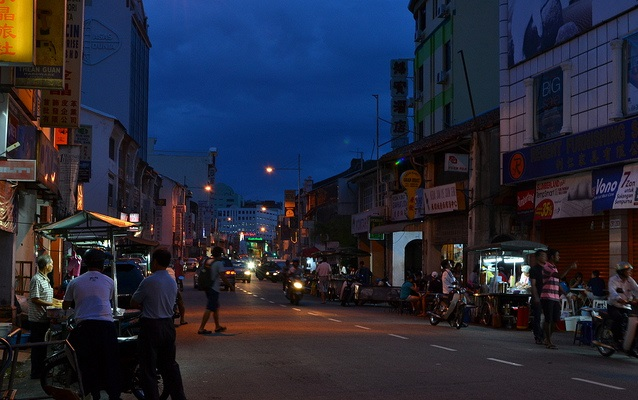
#> input picture data1.jpg, 638 x 400 px
$ jupyter execute workspace.ipynb   (older library calls are emulated)
#> lines starting #> are read from the running program, lines starting #| are printed output that depends on the picture
#> further down, img_src is the input picture: shape (400, 638, 3); mean B, G, R 57, 40.6, 37.9
# Image Enhancement using Retinex Algorithms

## Import Library

[cell 1]
import numpy as np
import cv2
import matplotlib.pyplot as plt

## Single-Scale Retinex

[cell 2]
def get_ksize(sigma):
    # opencv calculates ksize from sigma as
    # sigma = 0.3*((ksize-1)*0.5 - 1) + 0.8
    # then ksize from sigma is
    # ksize = ((sigma - 0.8)/0.15) + 2.0

    return int(((sigma - 0.8)/0.15) + 2.0)

def get_gaussian_blur(img, ksize=0, sigma=5):
    # if ksize == 0, then compute ksize from sigma
#> called with ksize = 0, sigma = 15
    if ksize == 0:
        ksize = get_ksize(sigma)

    # Gaussian 2D-kernel can be seperable into 2-orthogonal vectors
    # then compute full kernel by taking outer product or simply mul(V, V.T)
    sep_k = cv2.getGaussianKernel(ksize, sigma)

    # if ksize >= 11, then convolution is computed by applying fourier transform
    return cv2.filter2D(img, -1, np.outer(sep_k, sep_k))

def ssr(img, sigma):
    # Single-scale retinex of an image
    # SSR(x, y) = log(I(x, y)) - log(I(x, y)*F(x, y))
    # F = surrounding function, here Gaussian

    return np.log10(img) - np.log10(get_gaussian_blur(img, ksize=0, sigma=sigma) + 1.0)
#> returned value: shape (400, 638, 3) float64; 2.19% of the values are NaN or infinite; the others: min -1.93, max 1.23, mean -0.104

## Multi Scale Retinex

[cell 3]
def msr(img, sigma_scales=[15, 80, 250]):
    # Multi-scale retinex of an image
    # MSR(x,y) = sum(weight[i]*SSR(x,y, scale[i])), i = {1..n} scales

    msr = np.zeros(img.shape)
    # for each sigma scale compute SSR
    for sigma in sigma_scales:
        msr += ssr(img, sigma)

    # divide MSR by weights of each scale
    # here we use equal weights
    msr = msr / len(sigma_scales)
#> msr: shape (400, 638, 3) float64; 2.19% of the values are NaN or infinite; the others: min -1.81, max 0.976, mean -0.133

    # computed MSR could be in range [-k, +l], k and l could be any real value
    # so normalize the MSR image values in range [0, 255]
    msr = cv2.normalize(msr, None, 0, 255, cv2.NORM_MINMAX, dtype=cv2.CV_8UC3)
#> msr: shape (400, 638, 3); every value is 0


    return msr

## Multi Scale Retinex with Color Restoration

[cell 4]
def color_balance(img, low_per, high_per):
    '''Contrast stretch img by histogram equilization with black and white cap'''

    tot_pix = img.shape[1] * img.shape[0]
    # no.of pixels to black-out and white-out
    low_count = tot_pix * low_per / 100
    high_count = tot_pix * (100 - high_per) / 100

    # channels of image
    ch_list = []
    if len(img.shape) == 2:
        ch_list = [img]
    else:
        ch_list = cv2.split(img)

    cs_img = []
    # for each channel, apply contrast-stretch
    for i in range(len(ch_list)):
        ch = ch_list[i]
        # cummulative histogram sum of channel
        cum_hist_sum = np.cumsum(cv2.calcHist([ch], [0], None, [256], (0, 256)))

        # find indices for blacking and whiting out pixels
        li, hi = np.searchsorted(cum_hist_sum, (low_count, high_count))
        if (li == hi):
            cs_img.append(ch)
            continue
        # lut with min-max normalization for [0-255] bins
        lut = np.array([0 if i < li
                        else (255 if i > hi else round((i - li) / (hi - li) * 255))
                        for i in np.arange(0, 256)], dtype = 'uint8')
        # constrast-stretch channel
        cs_ch = cv2.LUT(ch, lut)
        cs_img.append(cs_ch)

    if len(cs_img) == 1:
        return np.squeeze(cs_img)
    elif len(cs_img) > 1:
        return cv2.merge(cs_img)
    return None

def msrcr(img, sigma_scales=[15, 80, 250], alpha=125, beta=46, G=192, b=-30, low_per=1, high_per=1):
    # Multi-scale retinex with Color Restoration
    # MSRCR(x,y) = G * [MSR(x,y)*CRF(x,y) - b], G=gain and b=offset
    # CRF(x,y) = beta*[log(alpha*I(x,y) - log(I'(x,y))]
    # I'(x,y) = sum(Ic(x,y)), c={0...k-1}, k=no.of channels

#> called with alpha = 125, beta = 46, G = 192, b = -30, low_per = 1, high_per = 1
    img = img.astype(np.float64) + 1.0
    # Multi-scale retinex and don't normalize the output
    msr_img = msr(img, sigma_scales)
    # Color-restoration function
    crf = beta * (np.log10(alpha * img) - np.log10(np.sum(img, axis=2, keepdims=True)))
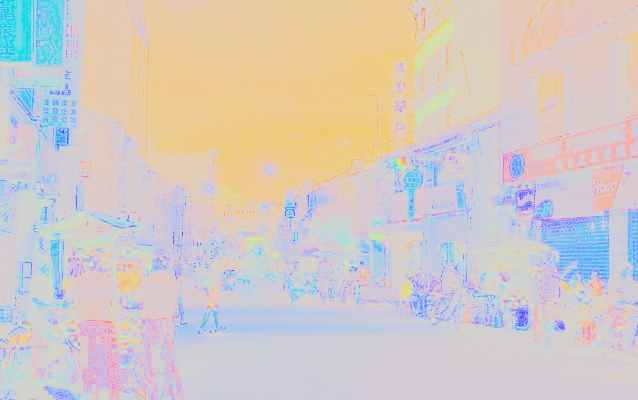
#> crf: shape (400, 638, 3) float64; mean of channels 0, 1, 2 69.1, 71.3, 75.1; drawn with min black and max white
    # MSRCR
    msrcr = G * (msr_img*crf - b)
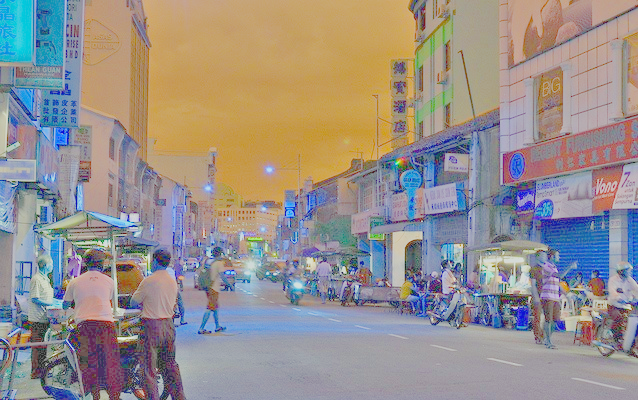
#> msrcr: shape (400, 638, 3) float64; mean of channels 0, 1, 2 2111596.5, 2174320.7, 2290708.9; drawn with min black and max white
    # normalize MSRCR
    msrcr = cv2.normalize(msrcr, None, 0, 255, cv2.NORM_MINMAX, dtype=cv2.CV_8UC3)
    # color balance the final MSRCR to flat the histogram distribution with tails on both sides
    msrcr = color_balance(msrcr, low_per, high_per)
#> the loop in color_balance, `for i in range(len(ch_list)):` made 3 passes
#> (li, hi) on passes 1 to 3: (34, 220), (32, 204), (15, 207)
#> pass 1, in color_balance, `ch = ch_list[i]`:
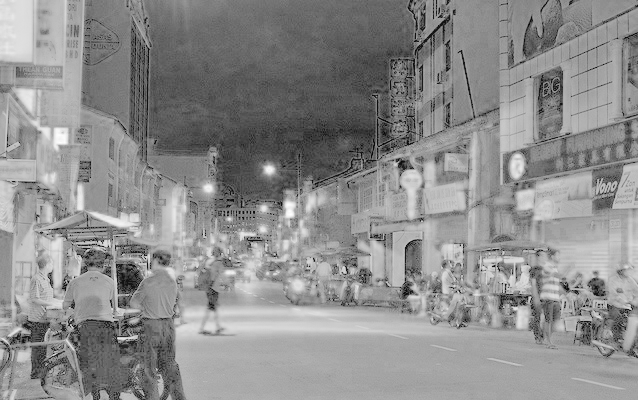
#> ch: shape (400, 638); min 7, max 255, mean 141
#> after the loop in color_balance, `for i in range(len(ch_list)):`:
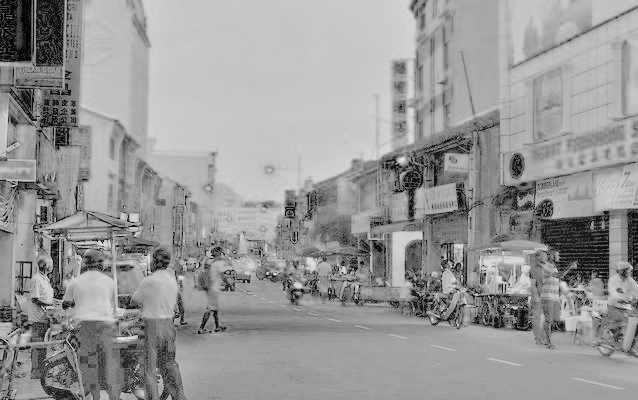
#> ch: shape (400, 638); min 0, max 233, mean 152.1
#> after the loop in color_balance, `for i in range(len(ch_list)):`: cs_img = 3 items

    return msrcr

## Multi Scale Retinex with Color Preservation

[cell 5]
def msrcp(img, sigma_scales=[15, 80, 250], low_per=1, high_per=1):
    # Multi-scale retinex with Color Preservation
    # Int(x,y) = sum(Ic(x,y))/3, c={0...k-1}, k=no.of channels
    # MSR_Int(x,y) = MSR(Int(x,y)), and apply color balance
    # B(x,y) = MAX_VALUE/max(Ic(x,y))
    # A(x,y) = max(B(x,y), MSR_Int(x,y)/Int(x,y))
    # MSRCP = A*I

    # Intensity image (Int)
#> called with low_per = 1, high_per = 1
    int_img = (np.sum(img, axis=2) / img.shape[2]) + 1.0
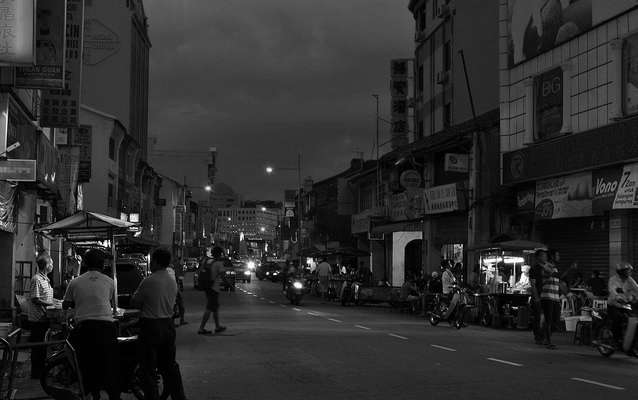
#> int_img: shape (400, 638) float64; min 1, max 255.7, mean 46.2; drawn with min black and max white
    # Multi-scale retinex of intensity image (MSR)
    msr_int = msr(int_img, sigma_scales)
    # color balance of MSR
    msr_cb = color_balance(msr_int, low_per, high_per)
#> the loop in color_balance (call 2), `for i in range(len(ch_list)):` made 1 pass
#> (li, hi) on pass 1: (56, 212)
#> pass 1, in color_balance (call 2), `cs_ch = cv2.LUT(ch, lut)`:
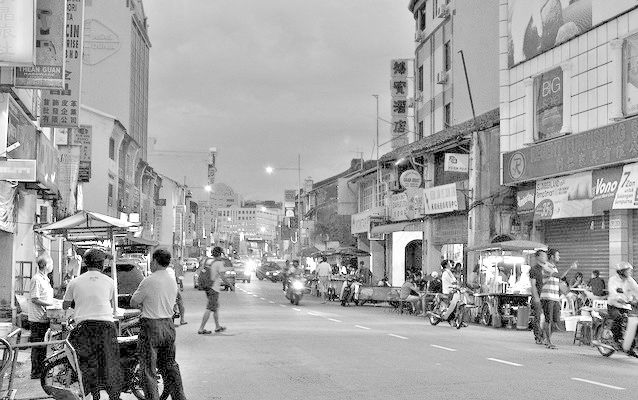
#> cs_ch: shape (400, 638); min 0, max 255, mean 163.2
#> after the loop in color_balance (call 2), `for i in range(len(ch_list)):`: cs_img = 1 item

    # B = MAX/max(Ic)
    B = 256.0 / (np.max(img, axis=2) + 1.0)
    # BB = stack(B, MSR/Int)
    BB = np.array([B, msr_cb/int_img])
    # A = min(BB)
    A = np.min(BB, axis=0)
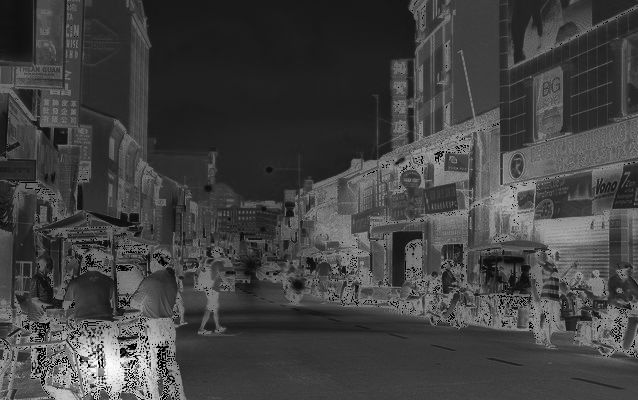
#> A: shape (400, 638) float64; min 0, max 16.75, mean 4.33; drawn with min black and max white
    # MSRCP = A*I
    msrcp = np.clip(np.expand_dims(A, 2) * img, 0.0, 255.0)
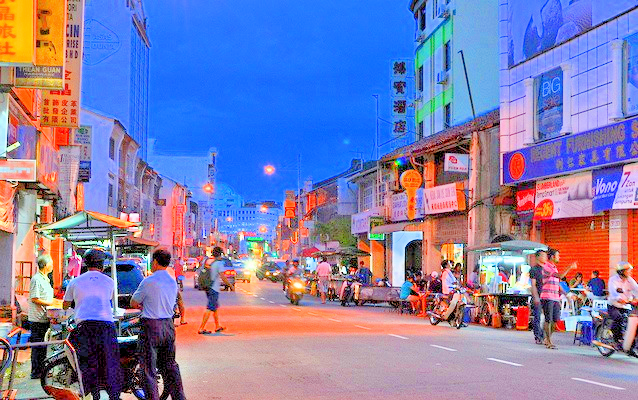
#> msrcp: shape (400, 638, 3) float64; mean R, G, B 132.3, 127.7, 171.9

    return msrcp.astype(np.uint8)
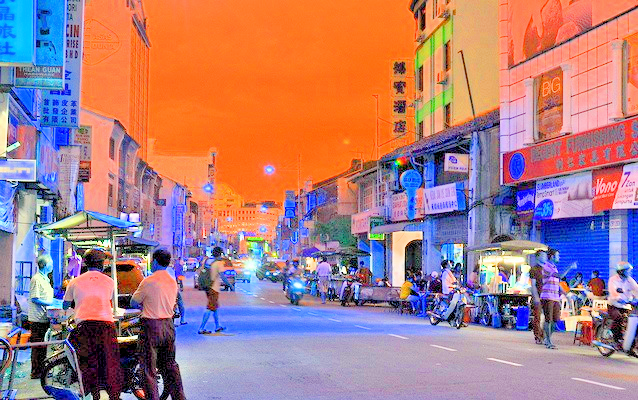
#> returned value: shape (400, 638, 3); mean of channels 0, 1, 2 131.9, 127.2, 171.4; drawn as B, G, R

## IMPLEMENTASI

[cell 6]
path = "./data1.jpg"
img_src = cv2.imread(path)
img_src = cv2.cvtColor(img_src, cv2.COLOR_BGR2RGB)

# Implementation Process Image
img_ssr = ssr(img_src, 15)
img_msr = msr(img_src)
img_msrcr = msrcr(img_src)
img_msrcp = msrcp(img_src)


# Display the image using matplotlib
plt.imshow(img_src)
plt.title("Original Image")
plt.axis("off")  # Hide axes for better visualization
plt.show()

plt.imshow(img_ssr)
plt.title("Result Single Scale Retinex")
plt.axis("off")  # Hide axes for better visualization
plt.show()
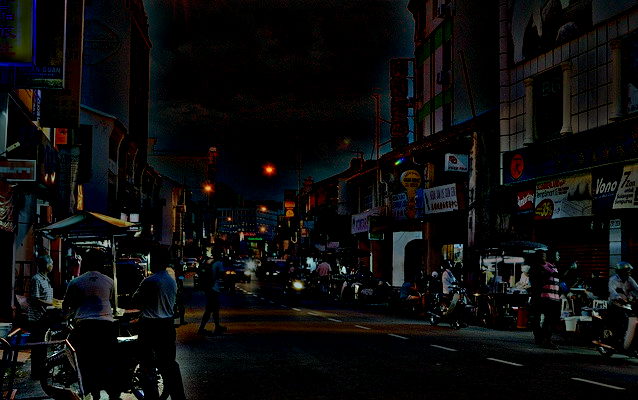
#> shown: shape (400, 638, 3) float64; mean R, G, B 0.0478, 0.0471, 0.048

plt.imshow(img_msr)
plt.title("Result Multi Scale Retinex")
plt.axis("off")  # Hide axes for better visualization
plt.show()

plt.imshow(img_msrcr)
plt.title("Result Multi Scale Retinex with Color Restoration")
plt.axis("off")  # Hide axes for better visualization
plt.show()

plt.imshow(img_msrcp)
plt.title("Result Multi Scale Retinex with Color Preservation")
plt.axis("off")  # Hide axes for better visualization
plt.show()
